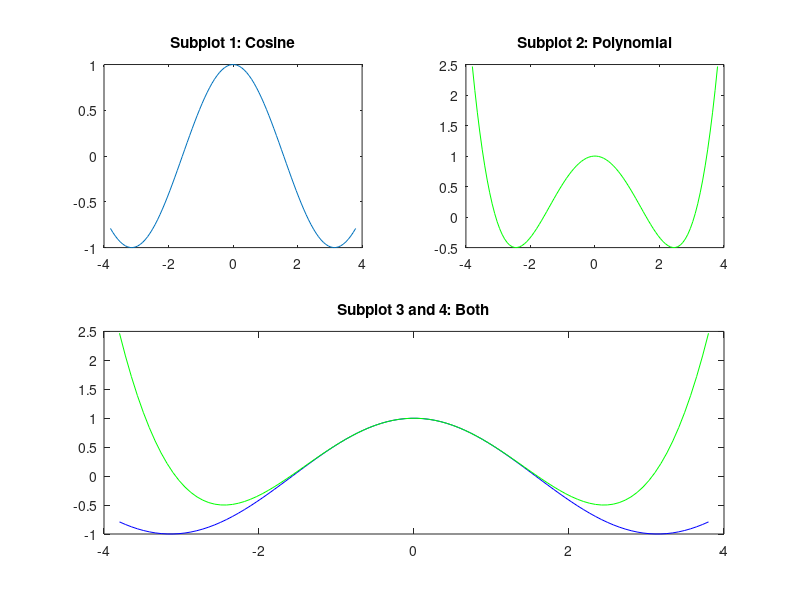

This figure's MATLAB source:
clc,clearvars,close all


% Subplot

subplot(2,1,1);
x = linspace(0,10);
y1 = sin(x);
plot(x,y1)

subplot(2,1,2); 
y2 = sin(5*x);
plot(x,y2)

subplot(2,2,1)
x = linspace(0,10);
y1 = sin(x);
plot(x,y1)
title('Subplot 1: sin(x)')

subplot(2,2,2)
y2 = sin(2*x);
plot(x,y2)
title('Subplot 2: sin(2x)')

subplot(2,2,3)
y3 = sin(4*x);
plot(x,y3)
title('Subplot 3: sin(4x)')

subplot(2,2,4)
y4 = sin(8*x);
plot(x,y4)
title('Subplot 4: sin(8x)')



subplot(2,2,1);
x = linspace(-3.8,3.8);
y_cos = cos(x);
plot(x,y_cos);
title('Subplot 1: Cosine')

subplot(2,2,2);
y_poly = 1 - x.^2./2 + x.^4./24;
plot(x,y_poly,'g');
title('Subplot 2: Polynomial')

subplot(2,2,[3,4]);
plot(x,y_cos,'b',x,y_poly,'g');
title('Subplot 3 and 4: Both')
